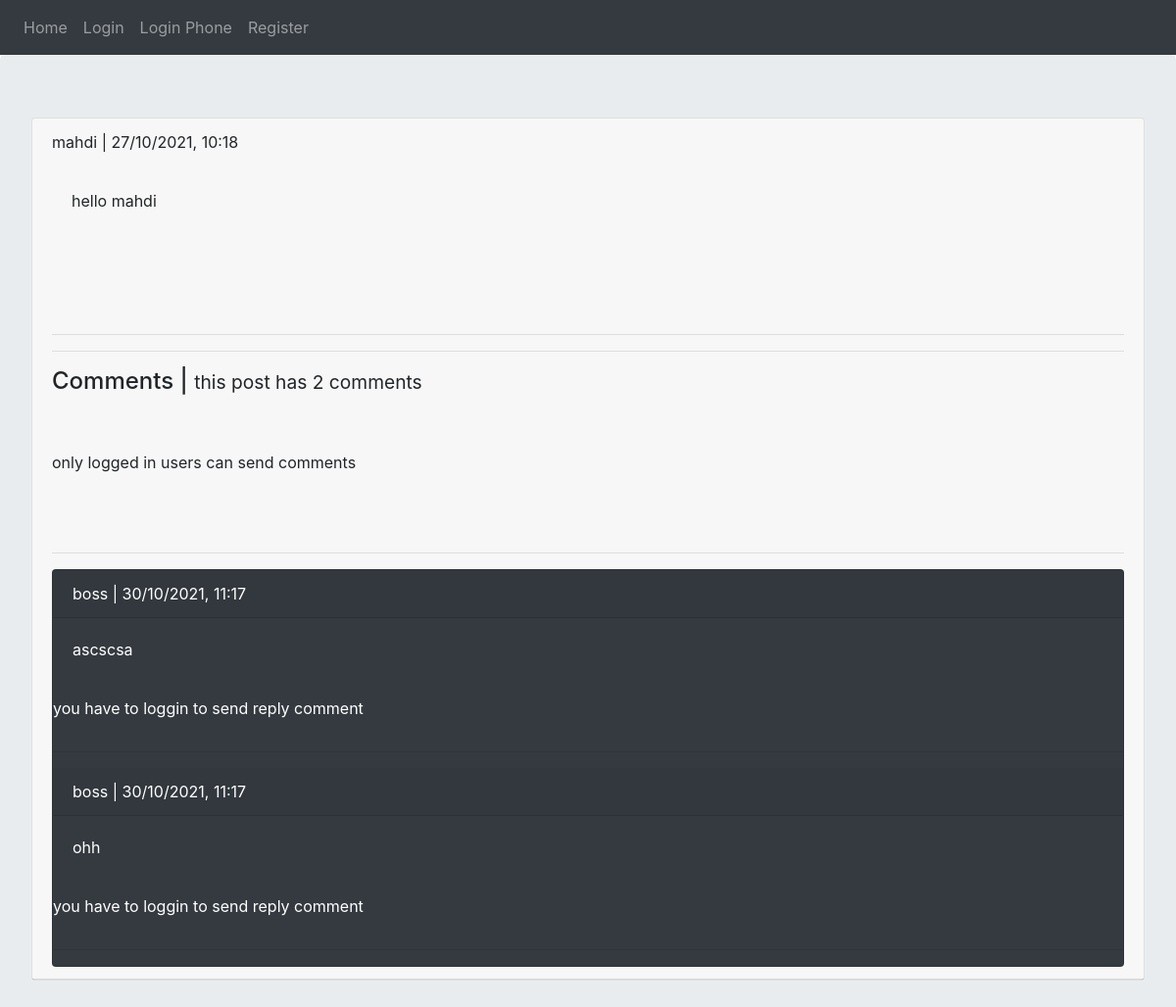
The app's page /2021/10/27/hello-mahdi/ with its own data.
### posts/models.py (models this page shows, shortened)
class Post(models.Model):
    user = models.ForeignKey(User, on_delete=models.CASCADE)
    body = models.TextField(max_length=500)
    slug = models.SlugField(max_length=200)
    created = models.DateTimeField(auto_now_add=True)
    class Meta:
        ordering = ('-created',)

class Comment(models.Model):
    user = models.ForeignKey(User, on_delete=models.CASCADE, related_name='ucomment')
    post = models.ForeignKey(Post, on_delete=models.CASCADE, related_name='pcomment')
    reply = models.ForeignKey('self', on_delete=models.CASCADE, null=True, blank=True, related_name='rcomment') # برای اینکه کامنت های تو در تو داشته باشیم باید به خود مدل ربطش بدیم و از سلف در کوتیشن استفاده میکنیم تا پایتون گیر نده
    is_reply = models.BooleanField(default=False) # The default form widget for this field is CheckboxInput, or NullBooleanSelect if null=True.
    body = models.TextField(max_length=500)
    created = models.DateTimeField(auto_now_add=True)
    class Meta:
        ordering = ('-created',) # تغییر تریب اطلاعات از داخل مدل(اگر تکست رو هدف قرار بدیم، بر اساس حروف الفبا کار میکنه)

### posts/views.py (the view)
# urls.py: path('<int:year>/<int:month>/<int:day>/<slug:slug>/', views.post_detail, name='post_detail'),
def post_detail(request, year, month, day, slug):
    post = get_object_or_404(Post, created__year=year, created__month=month, created__day=day, slug=slug)
    comments = Comment.objects.filter(post=post, is_reply=False)
    reply_form = AddReplyForm()
    if request.method == 'POST':
        form = AddCommentForm(request.POST)
        if form.is_valid():
            new_comment = form.save(commit=False)
            new_comment.post = post
            new_comment.user = request.user
            new_comment.save()
            messages.success(request, 'your comment submitted', 'success')
            form = AddCommentForm()
    else:
        form = AddCommentForm()
    return render(request, 'posts/post_detail.html', {'post':post, 'comments':comments, 'form': form, 'reply': reply_form})

### posts/templates/posts/post_detail.html (shortened to what this page needs)
{% extends 'base.html' %}
{% block content %}
    <div class="card">
        <div class="card-header">
            <p class="">
                {{ post.user }} | {{ post.created | date:"j/n/Y, H:i" }}
            </p>
            <p class="card-body">
                {{ post.body }}
            </p>
            <br><br><br><hr><hr>
            {% with total=comments.count %}
            <h4>
                Comments | <small>this post has {{ total }} comment{{ total|pluralize }}</small>
            </h4>
            {% endwith %}
            <br><br>
            {% if user.is_authenticated %}
            <form method="post" novalidate class="col-md-6">
                {% csrf_token %}
                {{  form.as_p }}
                <input type="submit" class="btn btn-primary" value="Send">
            </form>
            {% else %}
            <p>
                only logged in users can send comments
            </p>
            {% endif %}
            <br><br><hr>
            <div class="card bg-dark text-white">
                {% for comment in comments %}
                <p class="card-header">
                    {{ comment.user }} | {{ comment.created | date:"j/n/Y, H:i" }}
                </p>
                <p class="card-body">
                    {{ comment.body }}
                </p>
                {% if request.user.is_authenticated %}
                <form action="{% url 'posts:reply_comment' post.id comment.id %}" method="post" class="col-md-3">
                    {% csrf_token %}
                    {{ form.as_p }}
                    <input type="submit" class="btn btn-primary" value="Send">
                </form>
                {% else %}
                <p>
                    you have to loggin to send reply comment
                </p>
                {% endif %}
                <hr>
                {% empty %}
                <p>
                    no Comments
                </p>
                {% endfor %}
            </div>
        </div>
    </div>
{% endblock %}

### records on screen
Post: user "mahdi", created "27/10/2021, 10:18", body "hello mahdi"
Comment: user "boss", created "30/10/2021, 11:17", body "ascscsa"
Comment: user "boss", created "30/10/2021, 11:17", body "ohh"

### other values on screen
{{ total }} "2"
